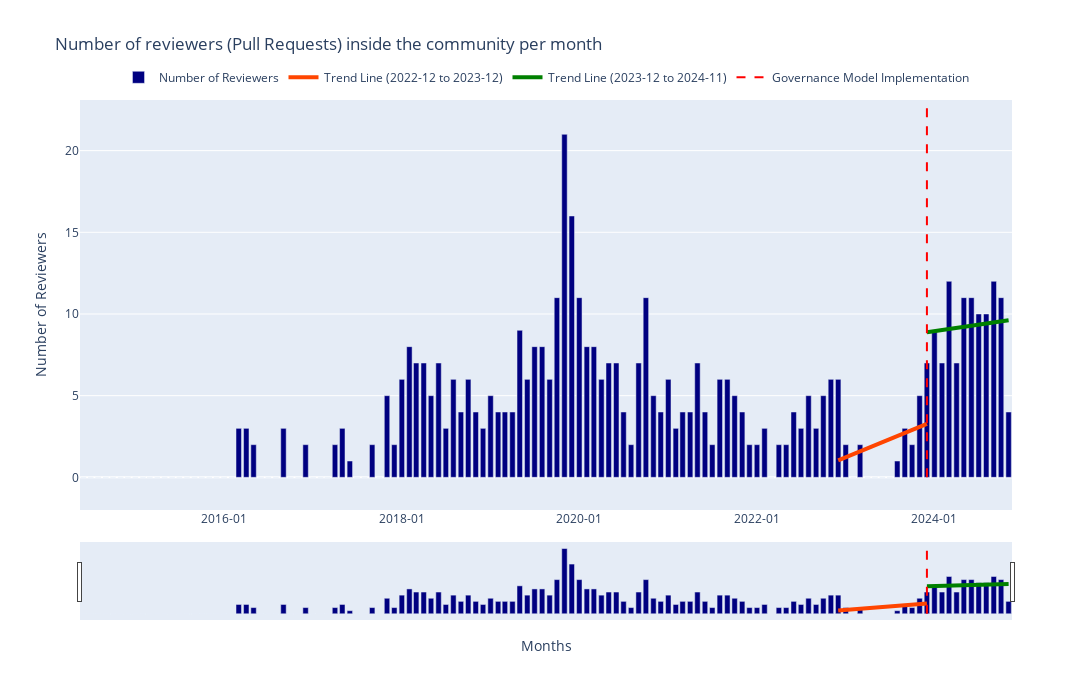

The notebook cell this image was saved under:
### Code cell
months = full_data['created_at'].astype(str)
mean_values = full_data['number_of_reviewers']
fig = go.Figure()

fig.add_trace(go.Bar(
    x=months,
    y=mean_values,
    name='Number of Reviewers',
    marker=dict(color='navy')
))

fig.add_trace(go.Scatter(
    x=data_1['created_at'].astype(str),
    y=trend_1,
    mode='lines',
    line=dict(color='orangered', width=4),
    name='Trend Line (2022-12 to 2023-12)'
))

fig.add_trace(go.Scatter(
    x=data_2['created_at'].astype(str),
    y=trend_2,
    mode='lines',
    line=dict(color='green', width=4),
    name='Trend Line (2023-12 to 2024-11)'
))

fig.update_layout(
    title='Number of reviewers (Pull Requests) inside the community per month',
    xaxis_title='Months',
    yaxis_title='Number of Reviewers',
    xaxis=dict(
        tickmode='array',
        rangeslider=dict(visible=False),
        tickformat='%Y-%m', 
    ),
    yaxis=dict(range=[-2, max(mean_values) * 1.1]),
    hovermode='x unified',
    width=1400, 
    height=700,
    legend=dict(
        orientation='h',
        yanchor='bottom',
        y=1.02,
        xanchor='center',
        x=0.5
    )
)

fig.add_trace(go.Scatter(
    x=['2023-12', '2023-12'],
    y=[0, max(mean_values) * 1.1],
    mode='lines',
    line=dict(color='red', dash='dash'),
    name='Governance Model Implementation'
))

fig.write_image('images/community_pr_reviewers.png')

fig.update_layout(
    xaxis=dict(
        rangeslider=dict(visible=True),
    )
)

fig.show()

### Figure 1 — Plotly figure (JSON) as saved in the notebook; plotly's stock layout.template omitted (floating-point values rounded to 4 significant figures)
{"data": [{"marker": {"color": "navy"}, "name": "Number of Reviewers", "type": "bar", "x": ["2014-06", "2014-07", "2014-08", "2014-09", "2014-10", "2014-11", "2014-12", "2015-01", "2015-02", "2015-03", "2015-04", "2015-05", "2015-06", "2015-07", "2015-08", "2015-09", "2015-10", "2015-11", "2015-12", "2016-01", "2016-02", "2016-03", "2016-04", "2016-05", "2016-06", "2016-07", "2016-08", "2016-09", "2016-10", "2016-11", "2016-12", "2017-01", "2017-02", "2017-03", "2017-04", "2017-05", "2017-06", "2017-07", "2017-08", "2017-09", "2017-10", "2017-11", "2017-12", "2018-01", "2018-02", "2018-03", "2018-04", "2018-05", "2018-06", "2018-07", "2018-08", "2018-09", "2018-10", "2018-11", "2018-12", "2019-01", "2019-02", "2019-03", "2019-04", "2019-05", "2019-06", "2019-07", "2019-08", "2019-09", "2019-10", "2019-11", "2019-12", "2020-01", "2020-02", "2020-03", "2020-04", "2020-05", "2020-06", "2020-07", "2020-08", "2020-09", "2020-10", "2020-11", "2020-12", "2021-01", "2021-02", "2021-03", "2021-04", "2021-05", "2021-06", "2021-07", "2021-08", "2021-09", "2021-10", "2021-11", "2021-12", "2022-01", "2022-02", "2022-03", "2022-04", "2022-05", "2022-06", "2022-07", "2022-08", "2022-09", "2022-10", "2022-11", "2022-12", "2023-01", "2023-02", "2023-03", "2023-04", "2023-05", "2023-06", "2023-07", "2023-08", "2023-09", "2023-10", "2023-11", "2023-12", "2024-01", "2024-02", "2024-03", "2024-04", "2024-05", "2024-06", "2024-07", "2024-08", "2024-09", "2024-10", "2024-11"], "y": [0, 0, 0, 0, 0, 0, 0, 0, 0, 0, 0, 0, 0, 0, 0, 0, 0, 0, 0, 0, 0, 3, 3, 2, 0, 0, 0, 3, 0, 0, 2, 0, 0, 0, 2, 3, 1, 0, 0, 2, 0, 5, 2, 6, 8, 7, 7, 5, 7, 3, 6, 4, 6, 4, 3, 5, 4, 4, 4, 9, 6, 8, 8, 6, 11, 21, 16, 11, 8, 8, 6, 7, 7, 4, 2, 7, 11, 5, 4, 6, 3, 4, 4, 7, 4, 2, 6, 6, 5, 4, 2, 2, 3, 0, 2, 2, 4, 3, 5, 3, 5, 6, 6, 2, 0, 2, 0, 0, 0, 0, 1, 3, 2, 5, 7, 9, 7, 12, 7, 11, 11, 10, 10, 12, 11, 4]}, {"line": {"color": "orangered", "width": 4}, "mode": "lines", "name": "Trend Line (2022-12 to 2023-12)", "type": "scatter", "x": ["2022-12", "2023-01", "2023-02", "2023-03", "2023-04", "2023-05", "2023-06", "2023-07", "2023-08", "2023-09", "2023-10", "2023-11", "2023-12"], "y": [1.033, 1.22, 1.407, 1.593, 1.78, 1.967, 2.154, 2.341, 2.527, 2.714, 2.901, 3.088, 3.275]}, {"line": {"color": "green", "width": 4}, "mode": "lines", "name": "Trend Line (2023-12 to 2024-11)", "type": "scatter", "x": ["2023-12", "2024-01", "2024-02", "2024-03", "2024-04", "2024-05", "2024-06", "2024-07", "2024-08", "2024-09", "2024-10", "2024-11"], "y": [8.885, 8.951, 9.017, 9.084, 9.15, 9.217, 9.283, 9.35, 9.416, 9.483, 9.549, 9.615]}, {"line": {"color": "red", "dash": "dash"}, "mode": "lines", "name": "Governance Model Implementation", "type": "scatter", "x": ["2023-12", "2023-12"], "y": [0, 23.1]}], "layout": {"height": 700, "hovermode": "x unified", "legend": {"orientation": "h", "x": 0.5, "xanchor": "center", "y": 1.02, "yanchor": "bottom"}, "title": {"text": "Number of reviewers (Pull Requests) inside the community per month"}, "width": 1400, "xaxis": {"rangeslider": {"visible": true}, "tickformat": "%Y-%m", "tickmode": "array", "title": {"text": "Months"}}, "yaxis": {"range": [-2, 23.1], "title": {"text": "Number of Reviewers"}}}}
